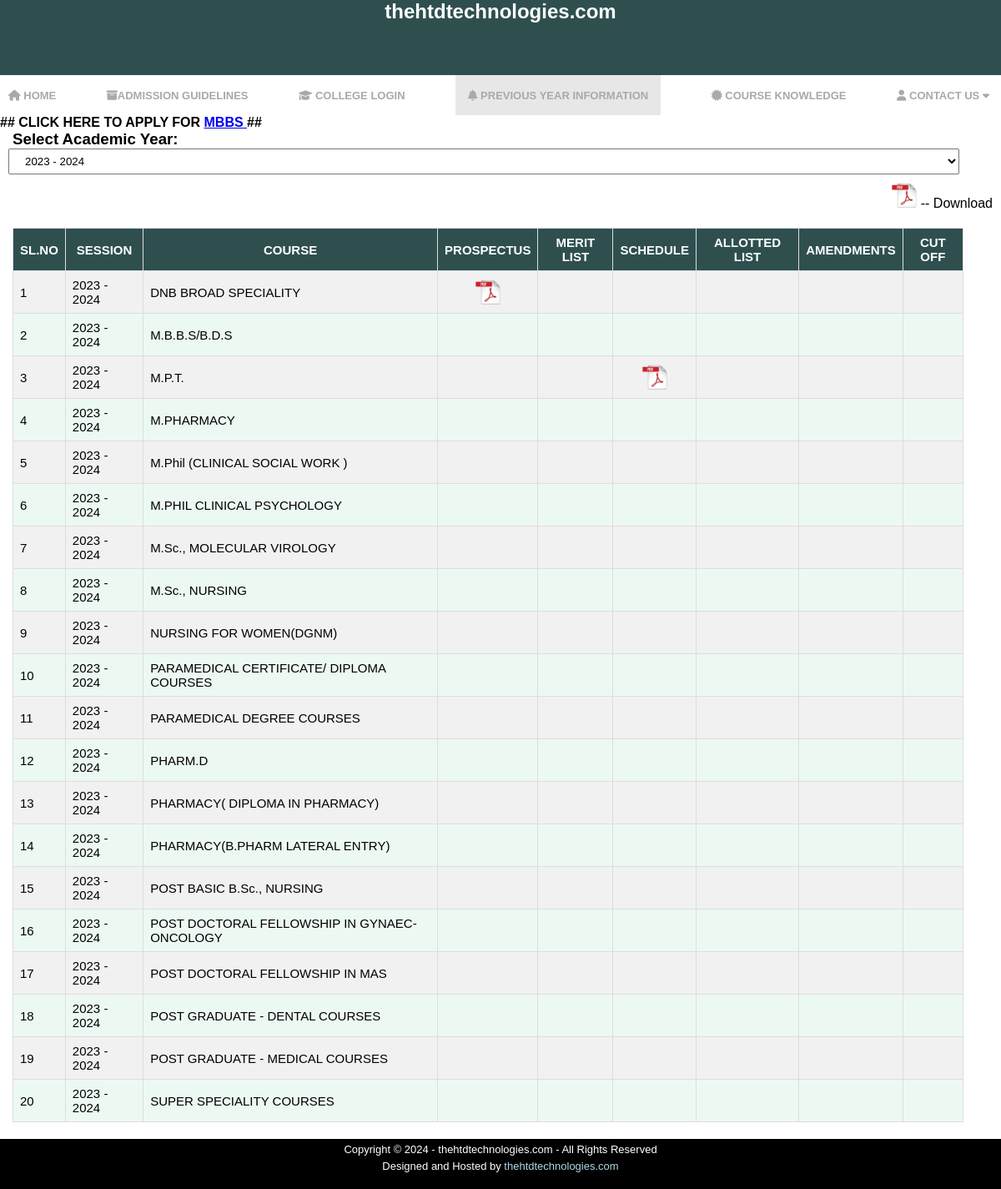
The page /previousyearinformation/ on the database its author committed.
### htdtech/models.py (models this page shows, shortened)
class Session(models.Model):
    session_text = models.CharField(max_length=11, validators=[validate_session])

class Course(models.Model):
    course_text = models.CharField( max_length=70)

### htdtech/views.py (the view)
# urls.py: path("previousyearinformation/", views.previousyearinformation, name="previousyearinformation"),
def previousyearinformation(request):
    years = Session.objects.values_list('session_text', flat=True).distinct()
    selected_year_text = request.POST.get('year', '2023 - 2024')
    selected_year = Session.objects.filter(session_text=selected_year_text).first()
    courses = Course.objects.all()
    datas=[]
    serialno = 1
    if selected_year:
        for course in courses :
            try:
                details = Prevyearinfo.objects.get(Session = selected_year, Course=course)
                prospectus = details.Prospectus.url if details.Prospectus else ''
                meritlist = details.Meritlist.url if details.Meritlist else ''
                schedule = details.Schedule.url if details.Schedule else ''
                allottedlist = details.Allottedlist.url if details.Allottedlist else ''
                amendments = details.Amendments.url if details.Amendments else ''
                cutoff = details.Cutoff.url if details.Cutoff else ''
            except Prevyearinfo.DoesNotExist:
                  prospectus = meritlist = schedule = allottedlist = amendments = cutoff = ''
            datas.append({
                'serialno':serialno,
                'session':selected_year.session_text,
                'course':course.course_text,
                'prospectus': prospectus,
                'meritlist': meritlist,
                'schedule': schedule,
                'allotted_list': allottedlist,
                'amendments': amendments,
                'cutoff': cutoff
            })
            serialno = serialno + 1
    return render(request,'previousyearinformation.html',{'selected_year':selected_year_text, 'datas':datas,'years':years})

### htdtech/templates/previousyearinformation.html (shortened to what this page needs)
{% load static %}
<!DOCTYPE html>
<html lang="en">
<head>
    <link rel="stylesheet" href="https://cdnjs.cloudflare.com/ajax/libs/font-awesome/6.0.0-beta3/css/all.min.css">
    <link rel="stylesheet" href="{% static 'previousyearinformation.css' %}">
</head>
<body>
<div class="overall">
    <div class="header">
            <div class="header-title">
                <a><h1>thehtdtechnologies.com</h1></a>
            </div>
    </div>
<nav class="navbar1">
    <nav class="navbar2">
        <ul >
            <li >
                <a href="/">
                <i class="fa fa-home"></i> HOME
                </a>
            </li>
            <li>
                <a href="{% url 'admissionguidelines' %}">
                <i class="fa fa-archive"></i>ADMISSION GUIDELINES
                </a>
            </li>
            <li >
                <a href="https://thehdtechnologies.com/jnj/jnj.aspx" target="_blank">
                <i class="fa-solid fa-graduation-cap"></i> COLLEGE LOGIN </i>
            </a>
        </li>
        <li class="blong">
            <a href="#">
                <i class="fa-solid fa-bell"></i> PREVIOUS YEAR INFORMATION
            </a>
        </li>
        <li>
            <a href="#">
                <i class="fa-solid fa-certificate"></i> COURSE KNOWLEDGE
            </a>
        </li>
        <li>
            <a href="{% url 'contact' %}">
                <i class="fa-solid fa-user"></i> CONTACT US <i class="fa-duotone fa-solid fa-caret-down"></i>
            </a>
        </li>
    </ul>
    </nav>
</nav>
<div>
    <marquee behavior="scroll" direction="left" scrollamount="10" id="scrolling-text">
        <b>
   ## CLICK HERE TO APPLY FOR <a href="https://apps.thehdtechnologies.com/mbbsbds/home.aspx" target="_blank"> MBBS </a> ##
</b>
    </marquee>
</div>
 <form method="POST" action="">
    <label for="year"><h3 style="padding-left:15px;">Select Academic Year:</h3></label>
    <select name="year" id="selection" onchange="this.form.submit()">
        {% for year in years %}
    <option value="{{ year }}" {% if selected_year == year %}selected{% endif %}>{{ year }}</option>
  {% endfor %}
    </select>
</form>
<div class="pdf-download">
    <a href="#"><img src="{% static 'pictures/pdf.png' %}" width="30" height="30"></a> -- Download
</div>
<div>
    <table class="archive-table" id="table1">
        <thead>
            <tr>
                <th>SL.NO</th>
                <th>SESSION</th>
                <th>COURSE</th>
                <th>PROSPECTUS</th>
                <th>MERIT LIST</th>
                <th>SCHEDULE</th>
                <th>ALLOTTED LIST </th>
                <th>AMENDMENTS</th>
                <th>CUT OFF</th>
            </tr>
        </thead>
        <tbody>
            {% for data in datas %}
            <tr>
                <td>{{data.serialno}}</td>
                <td>{{data.session}}</td>
                <td>{{data.course}}</td>
                <td >
                    {% if data.prospectus %}
                        <a href="{{ data.prospectus }}" class="center" target="_blank"><img src="{% static 'pictures/pdf.png' %}" width="30" height="30"></a>
                    {% else %}
                        <p></p>
                    {% endif %}
                </td>
                 <td >
                </td>
                 <td >
                    {% if data.schedule %}
                        <a href="{{ data.schedule }}" class="center" target="_blank"><img src="{% static 'pictures/pdf.png' %}" width="30" height="30"></a>
                    {% else %}
                        <p></p>
                    {% endif %}
                </td>
                 <td >
                </td>
                 <td >
                </td>
                 <td >
                </td>
            </tr>
            {% endfor %}
        </tbody>
    </table>
</div>
<footer>
    <p>Copyright © 2024 - thehtdtechnologies.com - All Rights Reserved</p>
            <p>Designed and Hosted by <a href="/" >thehtdtechnologies.com</a></p>
</footer>
</div>
</body>
</html>

### htdtech/static/previousyearinformation.css (style rules this page uses)
* { margin:0; padding:0; }
.overall { z-index: 0; position: absolute; }
body { font-family: "Lucida Sans Unicode", "Lucida Grande", sans-serif; }
.header { background-color: darkslategray; width: 100%; height:90px; display:flex; justify-content: space-between; }
.header-title h1,h2 { color:white; font-size: x-large; font-weight: bold; }
.header-title h1 { text-align: center; }
.navbar1 { background-color: white; }
.navbar2 ul { width:98%; display: flex; justify-content: space-between; align-items: center; text-decoration: none; list-style: none; font-weight: bold; }
.navbar2 ul { padding-left: 10px; }
.navbar2 a { text-decoration: none; color: darkgray; font-size: small; }
li.blong { background-color: #e7e7e7; padding: 15px; margin: 0; display: block; }
footer { background-color: black; width:100%; height: 60px; }
footer p { color:white; text-align: center; padding-top: 5px; font-size: small; }
footer a { text-decoration: none; color:lightblue }
#selection { width:95%; margin-left: 10px; padding-top: 6px; padding-bottom: 6px; padding-left: 15px; }
.pdf-download { text-align: end; margin-top: 10px; padding-right: 10px; }
.archive-table { width: 95%; border-collapse: collapse; margin: 20px 0; font-size: 15px; text-align: left; position: relative; margin-left: 15px; margin-right: 10px; }
.archive-table thead, .archive-table tfoot { position: sticky; top: 0; background-color: rgb(42, 42, 190); z-index: 1; }
.archive-table th, .archive-table td { border: 1px solid #dddddd; padding: 8px; }
.archive-table th { background-color: darkslategray; color:white; text-align: center; }
.archive-table tbody tr:nth-child(even) { background-color: #ecf9f2; }
.archive-table tbody tr:nth-child(odd) { background-color: #f1f1f1; }
.center { display: flex; justify-content: center; align-items: center; height:25px; }

### rows shown on the page
Session: session "2023 - 2024" "2023 - 2024" "2023 - 2024" "2023 - 2024" "2023 - 2024" "2023 - 2024" "2023 - 2024" "2023 - 2024" "2023 - 2024" "2023 - 2024" "2023 - 2024" "2023 - 2024" "2023 - 2024" "2023 - 2024" "2023 - 2024" "2023 - 2024" "2023 - 2024" "2023 - 2024" "2023 - 2024" "2023 - 2024"
Course: course "DNB BROAD SPECIALITY"
Course: course "M.B.B.S/B.D.S"
Course: course "M.P.T."
Course: course "M.PHARMACY"
Course: course "M.Phil (CLINICAL SOCIAL WORK )"
Course: course "M.PHIL CLINICAL PSYCHOLOGY"
Course: course "M.Sc., MOLECULAR VIROLOGY"
Course: course "M.Sc., NURSING"
Course: course "NURSING FOR WOMEN(DGNM)"
Course: course "PARAMEDICAL CERTIFICATE/ DIPLOMA COURSES"
Course: course "PARAMEDICAL DEGREE COURSES"
Course: course "PHARM.D"
Course: course "PHARMACY( DIPLOMA IN PHARMACY)"
Course: course "PHARMACY(B.PHARM LATERAL ENTRY)"
Course: course "POST BASIC B.Sc., NURSING"
Course: course "POST DOCTORAL FELLOWSHIP IN GYNAEC-ONCOLOGY"
Course: course "POST DOCTORAL FELLOWSHIP IN MAS"
Course: course "POST GRADUATE - DENTAL COURSES"
Course: course "POST GRADUATE - MEDICAL COURSES"
Course: course "SUPER SPECIALITY COURSES"

### other values the page prints
{{ data.serialno }} "1" "2" "3" "4" "5" "6" "7" "8" "9" "10" "11" "12" "13" "14" "15" "16" "17" "18" "19" "20"
form field year "2023 - 2024"
